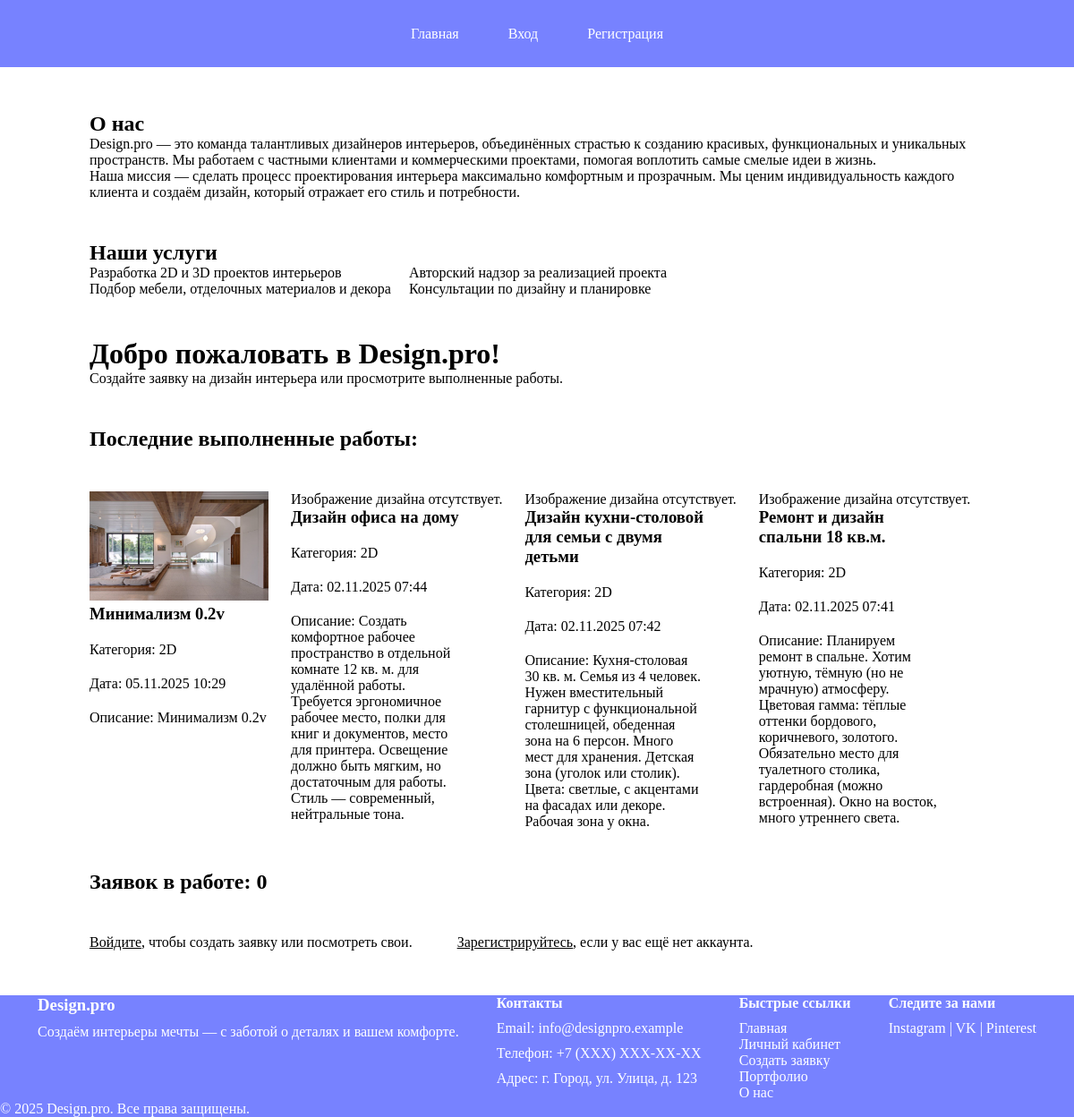
Page /main/ on the earlier database version.
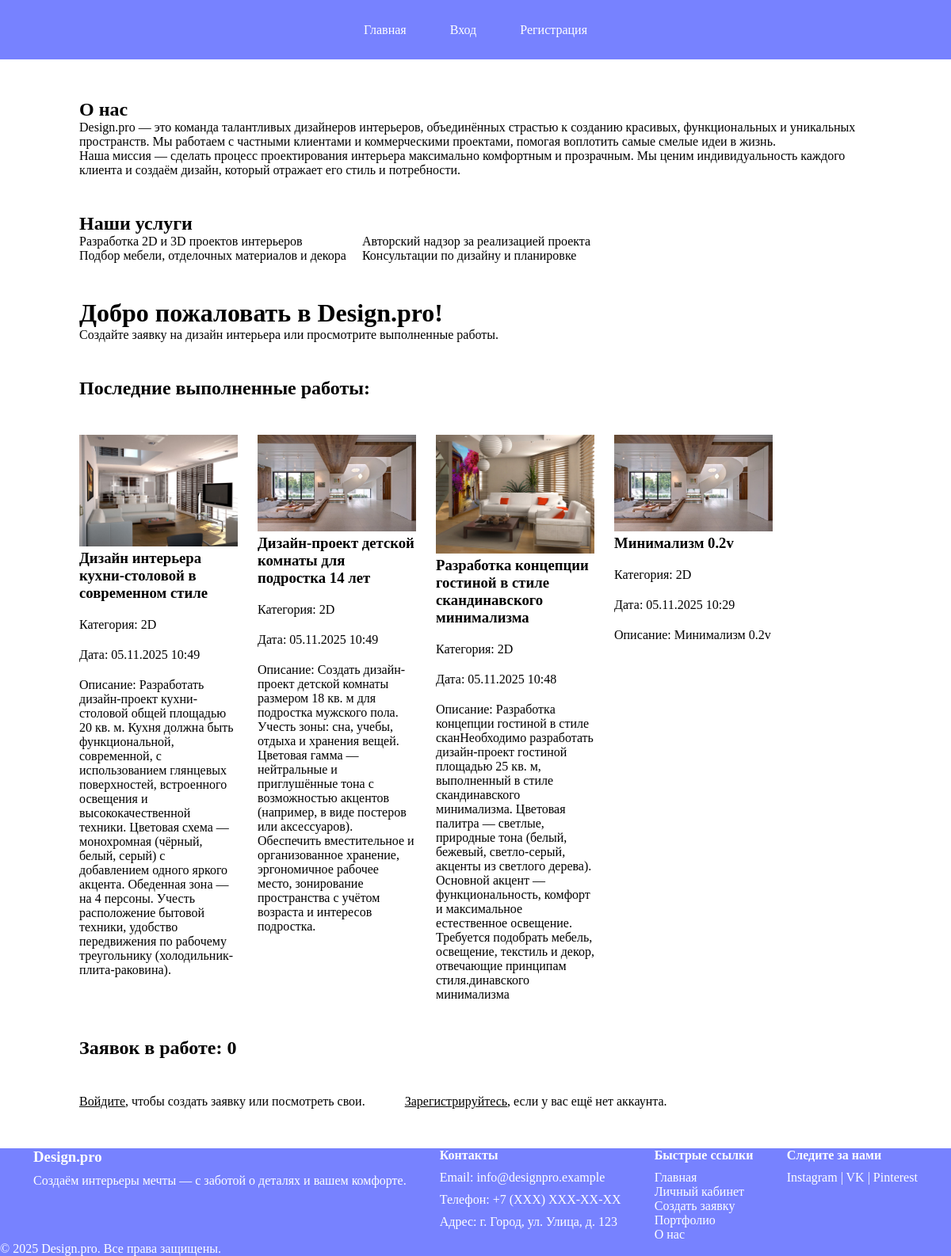
Same page on the later database version.
### main/models.py (models this page shows, shortened)
class DesignRequest(models.Model):
    STATUS_CHOICES = [
        ('new', 'Новая'),
        ('in_progress', 'Принято'),
        ('complited', 'Выполнено'),
    ]
    user = models.ForeignKey(User, on_delete=models.CASCADE, related_name='requests')
    title = models.CharField(max_length=200, null=False, blank=False, verbose_name='Заголовок')
    description = models.TextField(null=False, blank=False, verbose_name='Описание')
    category = models.ForeignKey(Category, on_delete=models.CASCADE)
    plan_image = models.ImageField(upload_to='plan_img/', validators=[validate_image_extension_and_size])
    status = models.CharField(max_length=20, choices=STATUS_CHOICES, default='new')
    created_at = models.DateTimeField(auto_now_add=True)
    design_image = models.ImageField(upload_to='design_img/', validators=[validate_image_extension_and_size], blank=True, null=True)
    admin_comment = models.TextField(null=True, blank=True)
    class Meta:
        verbose_name = 'Заявка на дизайн'
        verbose_name_plural = "Заявки на дизайн"
        ordering = ['-created_at']

class Category(models.Model):
    name = models.CharField(max_length=100, unique=True)
    class Meta:
        verbose_name= 'Категория'
        verbose_name_plural = "Категории"

### main/views.py (the view)
# urls.py: 2. Add a URL to urlpatterns:  path('', views.home, name='home')
def home(request):
    completed_requests = DesignRequest.objects.filter(status='complited').order_by('-created_at')[:4]
    in_progress_count = DesignRequest.objects.filter(status='in_progress').count()
    return render(request, 'main_app/home.html', {
        'completed_requests': completed_requests,
        'in_progress_count': in_progress_count
    })

### templates/main_app/home.html (shortened to what this page needs)
{% extends "base.html" %}
{% load static %}
{% block content %}
    <section class="about">
        <h2>О нас</h2>
        <p>
            Design.pro — это команда талантливых дизайнеров интерьеров, объединённых страстью к созданию
            красивых, функциональных и уникальных пространств. Мы работаем с частными клиентами и коммерческими
            проектами, помогая воплотить самые смелые идеи в жизнь.
        </p>
        <p>
            Наша миссия — сделать процесс проектирования интерьера максимально комфортным и прозрачным.
            Мы ценим индивидуальность каждого клиента и создаём дизайн, который отражает его стиль и потребности.
        </p>
    </section>
    <section class="service">
        <h2>Наши услуги</h2>
        <ul>
            <div>
                <li>Разработка 2D и 3D проектов интерьеров</li>
                <li>Подбор мебели, отделочных материалов и декора</li>
            </div>
            <div>
                <li>Авторский надзор за реализацией проекта</li>
                <li>Консультации по дизайну и планировке</li>
            </div>
        </ul>
    </section>
    <div>
        <h1>Добро пожаловать в Design.pro!</h1>
        <p>Создайте заявку на дизайн интерьера или просмотрите выполненные работы.</p>
    </div>
    <h2>Последние выполненные работы:</h2>
    {% if completed_requests %}
        <div class="completed-requests">
            {% for req in completed_requests %}
                <div>
                <div class="request-item-image">
                    {% if req.design_image %}
                        <img src="{{ req.design_image.url }}" alt="Дизайн {{ req.title }}"
                             style="max-width: 200px; height: auto;">
                    {% else %}
                        <p>Изображение дизайна отсутствует.</p>
                    {% endif %}
                </div>
                <div class="request-item">
                    <div class="request-item-text">
                        <h3>{{ req.title }}</h3>
                        <p>Категория: {{ req.category.name }}</p>
                        <p>Дата: {{ req.created_at|date:"d.m.Y H:i" }}</p>
                        <p>Описание: {{ req.description }}</p>
                    </div>
                </div>
                </div>
            {% endfor %}
        </div>
    {% else %}
        <p>Выполненных работ пока нет.</p>
    {% endif %}
    <h2>Заявок в работе: {{ in_progress_count }}</h2>
    {% if user.is_authenticated %}
        {% if user.is_staff %}
            <div class="link">
                <p><a href="{% url 'admin_dashboard' %}">Перейти в админ-панель</a></p>
                <p><a href="{% url 'manage_categories' %}">Управление категориями</a></p>
            </div>
        {% else %}
            <div class="link">
                <p><a href="{% url 'user_dashboard' %}">Перейти в ваш личный кабинет</a></p>
                <p><a href="{% url 'create_request' %}">Создать новую заявку</a></p>
            </div>
        {% endif %}
    {% else %}
        <div class="link">
            <p><a href="{% url 'login' %}">Войдите</a>, чтобы создать заявку или посмотреть свои.</p>
            <p><a href="{% url 'register' %}">Зарегистрируйтесь</a>, если у вас ещё нет аккаунта.</p>
        </div>
    {% endif %}
{% endblock %}

### templates/base.html (shortened to what this page needs)
<!DOCTYPE html>
<html lang="ru">
<head>
    {% load static %}
    <link rel="stylesheet" href="{% static 'css/style.css' %}">
</head>
<body>
<header class='wrapper'>
    <nav>
        <div>
            <a href="{% url 'home' %}">Главная</a>
            {% if user.is_authenticated %}
                {% if user.is_staff %}
                    <a href="{% url 'admin_dashboard' %}">Админ-панель</a>
                    <a href="{% url 'manage_categories' %}">Управление категориями</a>
                {% else %}
                    <a href="{% url 'user_dashboard' %}">Личный кабинет</a>
                    <a href="{% url 'create_request' %}">Создать заявку</a>
                {% endif %}
                </div>
                <div class="link-register">
                <li>
                    <form method="post" action="{% url 'logout' %}">
                        {% csrf_token %}
                        <button type="submit" class="logoutBase">
                            Выход ({{ user.username }})
                        </button>
                    </form>
                </li>
            {% else %}
                <a href="{% url 'login' %}">Вход</a>
                <a href="{% url 'register' %}">Регистрация</a>
            {% endif %}
            </div>
    </nav>
</header>
<main class='wrapper'>
    {% block content %}
    {% endblock %}
</main>
<footer class="wrapper">
    <div class="footer-container">
        <div class="footer-section">
            <h3>Design.pro</h3>
            <p>Создаём интерьеры мечты — с заботой о деталях и вашем комфорте.</p>
        </div>
        <div class="footer-section">
            <h4>Контакты</h4>
            <p>Email: info@designpro.example</p>
            <p>Телефон: +7 (XXX) XXX-XX-XX</p>
            <p>Адрес: г. Город, ул. Улица, д. 123</p>
        </div>
        <div class="footer-section">
            <h4>Быстрые ссылки</h4>
            <ul>
                <li><a href="{% url 'home' %}">Главная</a></li>
                <li><a href="{% url 'user_dashboard' %}">Личный кабинет</a></li>
                <li><a href="{% url 'create_request' %}">Создать заявку</a></li>
                <li><a href="#">Портфолио</a></li>
                <li><a href="#">О нас</a></li>
            </ul>
        </div>
        <div class="footer-section">
            <h4>Следите за нами</h4>
            <div class="social-links">
                <a href="#" target="_blank">Instagram</a> |
                <a href="#" target="_blank">VK</a> |
                <a href="#" target="_blank">Pinterest</a>
            </div>
        </div>
    </div>
    <p>&copy; {% now "Y" %} Design.pro. Все права защищены.</p>
</footer>
</body>
</html>

### static/css/style.css (style rules this page uses)
* { padding: 0; margin: 0; box-sizing: border-box; }
.wrapper { width: 100%; }
header { background-color: #7782ff; }
header > nav { display: flex; height: 75px; margin: auto; justify-content: space-around; align-content: center; flex-wrap: wrap; }
header > nav > div { display: flex; flex-wrap: wrap; gap: 55px; }
body { display: flex; flex-direction: column; gap: 50px; }
main { display: flex; flex-direction: column; gap: 45px; justify-content: space-around; align-content: space-around; flex-wrap: wrap; }
li { list-style-type: none; }
footer a, header a, .logoutBase { text-decoration: none; color: #ffffff; }
.about { width: 1000px; }
.service > ul { display: flex; gap: 20px; }
.completed-requests { display: flex; flex-wrap: wrap; gap: 25px; }
.request-item { display: flex; gap: 20px; }
.link { display: flex; gap: 50px; }
.link > p > a { color: black; }
.request-item-text { display: flex; flex-direction: column; gap: 20px; width: 200px; }
footer { background-color: #7782ff; color: white; }
.footer-container { display: flex; justify-content: space-evenly; }
.footer-container > div { display: flex; flex-direction: column; gap: 10px; }

Differences in the rows shown:
no longer on this page (row unchanged): DesignRequest: design_image "Изображение дизайна отсутствует.", title "Дизайн офиса на дому", category.name "2D", created_at "02.11.2025 07:44", description "Создать комфортное рабочее пространство в отдельной комнате 12 кв. м. для удалённой работы. Требуется эргономичное рабочее место, полки для книг и документов, место для принтера. Освещение должно быть мягким, но достаточным для работы. Стиль — современный, нейтральные тона."
no longer on this page (row unchanged): DesignRequest: design_image "Изображение дизайна отсутствует.", title "Дизайн кухни-столовой для семьи с двумя детьми", category.name "2D", created_at "02.11.2025 07:42", description "Кухня-столовая 30 кв. м. Семья из 4 человек. Нужен вместительный гарнитур с функциональной столешницей, обеденная зона на 6 персон. Много мест для хранения. Детская зона (уголок или столик). Цвета: светлые, с акцентами на фасадах или декоре. Рабочая зона у окна."
no longer on this page (row unchanged): DesignRequest: design_image "Изображение дизайна отсутствует.", title "Ремонт и дизайн спальни 18 кв.м.", category.name "2D", created_at "02.11.2025 07:41", description "Планируем ремонт в спальне. Хотим уютную, тёмную (но не мрачную) атмосферу. Цветовая гамма: тёплые оттенки бордового, коричневого, золотого. Обязательно место для туалетного столика, гардеробная (можно встроенная). Окно на восток, много утреннего света."
added DesignRequest: design_image (picture), title "Дизайн интерьера кухни-столовой в современном стиле", category.name "2D", created_at "05.11.2025 10:49", description "Разработать дизайн-проект кухни-столовой общей площадью 20 кв. м. Кухня должна быть функциональной, современной, с использованием глянцевых поверхностей, встроенного освещения и высококачественной техники. Цветовая схема — монохромная (чёрный, белый, серый) с добавлением одного яркого акцента. Обеденная зона — на 4 персоны. Учесть расположение бытовой техники, удобство передвижения по рабочему треугольнику (холодильник-плита-раковина)."
added DesignRequest: design_image (picture), title "Дизайн-проект детской комнаты для подростка 14 лет", category.name "2D", created_at "05.11.2025 10:49", description "Создать дизайн-проект детской комнаты размером 18 кв. м для подростка мужского пола. Учесть зоны: сна, учебы, отдыха и хранения вещей. Цветовая гамма — нейтральные и приглушённые тона с возможностью акцентов (например, в виде постеров или аксессуаров). Обеспечить вместительное и организованное хранение, эргономичное рабочее место, зонирование пространства с учётом возраста и интересов подростка."
added DesignRequest: design_image (picture), title "Разработка концепции гостиной в стиле скандинавского минимализма", category.name "2D", created_at "05.11.2025 10:48", description "Разработка концепции гостиной в стиле сканНеобходимо разработать дизайн-проект гостиной площадью 25 кв. м, выполненный в стиле скандинавского минимализма. Цветовая палитра — светлые, природные тона (белый, бежевый, светло-серый, акценты из светлого дерева). Основной акцент — функциональность, комфорт и максимальное естественное освещение. Требуется подобрать мебель, освещение, текстиль и декор, отвечающие принципам стиля.динавского минимализма"
